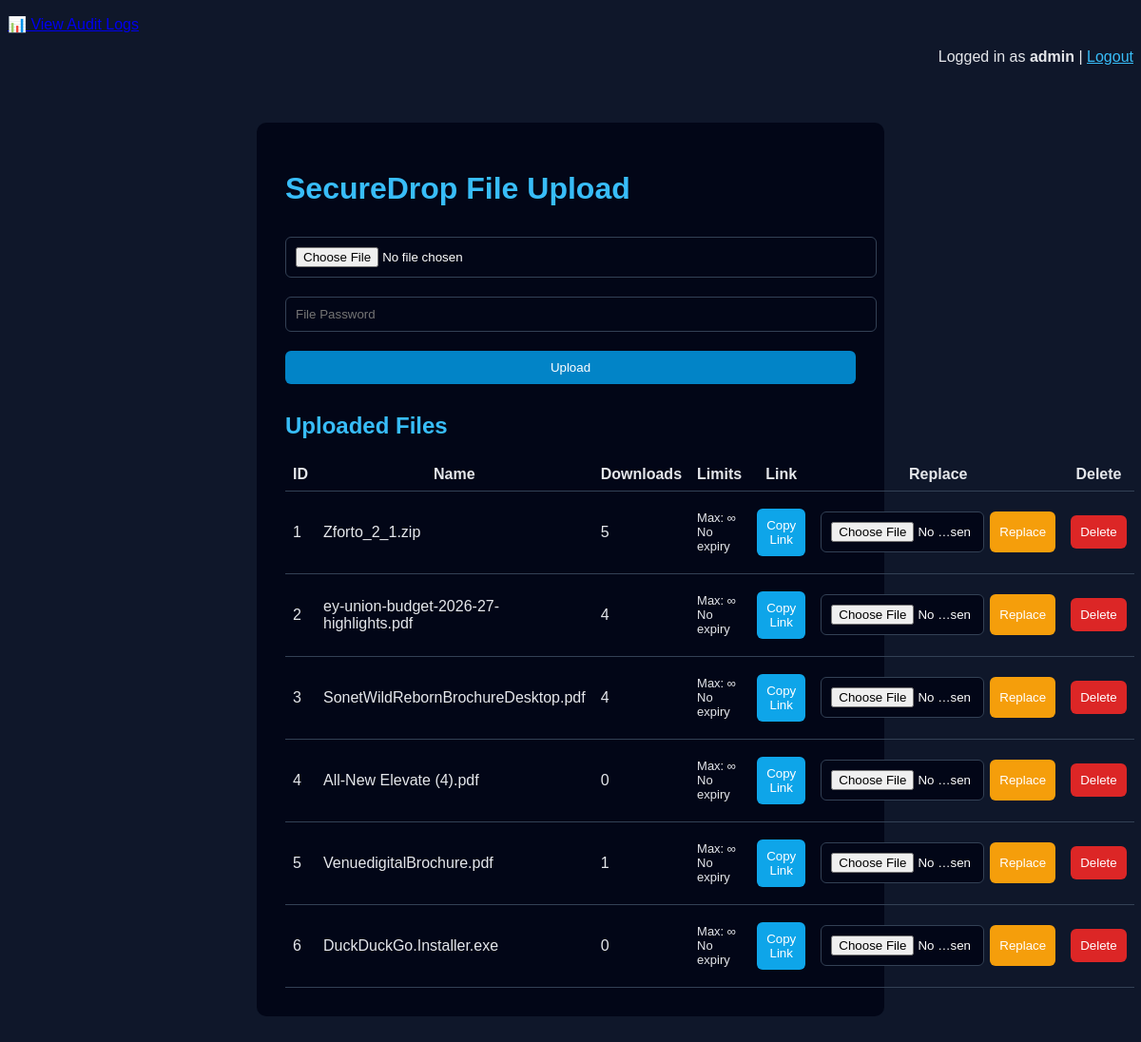
Screenshot of /admin/dashboard (signed in) with the database file from the repository.
### app/models.py (models this page shows)
class File(Base):
    __tablename__ = "files"
    id = Column(Integer, primary_key=True)
    original_name = Column(String)
    stored_name = Column(String)
    password_hash = Column(String)
    download_count = Column(Integer, default=0)
    max_downloads = Column(Integer, nullable=True)
    expires_at = Column(DateTime, nullable=True)
    created_at = Column(DateTime, server_default=func.now())

### app/routes/admin_web.py (the view)
@router.get("/admin/dashboard")
def dashboard(
    request: Request,
    admin=Depends(require_admin),
    db: Session = Depends(get_db)
):
    files = db.query(File).all()
    return templates.TemplateResponse(
        "dashboard.html",
        {"request": request, "files": files, "admin": admin}
    )

### app/templates/dashboard.html (shortened to what this page needs)
<!DOCTYPE html>
<html>
<head>
  <link rel="stylesheet" href="/static/style.css">
</head>
<body>
<p>
  <a href="/admin/audit" class="btn">📊 View Audit Logs</a>
</p>
<p style="text-align:right;">
  Logged in as <strong>{{ admin }}</strong> |
  <a href="/admin/logout" style="color:#38bdf8;">Logout</a>
</p>
<div class="container">
  <h1>SecureDrop File Upload</h1>
  <form action="/admin/upload" method="post" enctype="multipart/form-data">
    <input type="file" name="file" required>
    <input name="file_password" placeholder="File Password" required>
    <button>Upload</button>
  </form>
  <h2>Uploaded Files</h2>
  <table>
    <tr>
      <th>ID</th>
      <th>Name</th>
      <th>Downloads</th>
      <th>Limits</th>
      <th>Link</th>
      <th>Replace</th>
      <th>Delete</th>
    </tr>
    {% for f in files %}
    <tr>
      <td>{{ f.id }}</td>
      <td>{{ f.original_name }}</td>
      <td>{{ f.download_count }}</td>
      <td style="font-size:13px;">
        {% if f.max_downloads %}
          Max: {{ f.max_downloads }}<br>
        {% else %}
          Max: ∞<br>
        {% endif %}
        {% if f.expires_at %}
          Expires:<br>{{ f.expires_at }}
        {% else %}
          No expiry
        {% endif %}
      </td>
      <td>
        <button onclick="copyLink({{ f.id }})"
                style="background:#0ea5e9;">
          Copy Link
        </button>
      </td>
      <td>
        <form action="/admin/replace/{{ f.id }}" method="post"
              enctype="multipart/form-data"
              style="display:flex; gap:6px;">
          <input type="file" name="file" required style="width:150px;">
          <button style="background:#f59e0b;">Replace</button>
        </form>
      </td>
      <td>
        <form action="/admin/delete/{{ f.id }}" method="post"
              onsubmit="return confirm('Delete this file permanently?');">
          <button style="background:#dc2626;">Delete</button>
        </form>
      </td>
    </tr>
    {% endfor %}
  </table>
</div>
</body>
</html>

### app/static/style.css (style rules this page uses)
body { background: #0f172a; font-family: Arial, sans-serif; color: #e5e7eb; }
.container, .card { max-width: 600px; margin: 60px auto; background: #020617; padding: 30px; border-radius: 10px; }
h1, h2 { color: #38bdf8; }
input, button { width: 100%; margin: 10px 0; padding: 10px; background: #020617; border: 1px solid #334155; color: white; border-radius: 6px; }
button { background: #0284c7; border: none; cursor: pointer; }
table { width: 100%; border-collapse: collapse; }
th, td { padding: 8px; border-bottom: 1px solid #334155; }

### rows the page displays
File: id "1", original_name "Zforto_2_1.zip", download_count "5", shows "Max: ∞", shows "No expiry"
File: id "2", original_name "ey-union-budget-2026-27-highlights.pdf", download_count "4", shows "Max: ∞", shows "No expiry"
File: id "3", original_name "SonetWildRebornBrochureDesktop.pdf", download_count "4", shows "Max: ∞", shows "No expiry"
File: id "4", original_name "All-New Elevate (4).pdf", download_count "0", shows "Max: ∞", shows "No expiry"
File: id "5", original_name "VenuedigitalBrochure.pdf", download_count "1", shows "Max: ∞", shows "No expiry"
File: id "6", original_name "DuckDuckGo.Installer.exe", download_count "0", shows "Max: ∞", shows "No expiry"

### other values shown
{{ admin }} "admin"
